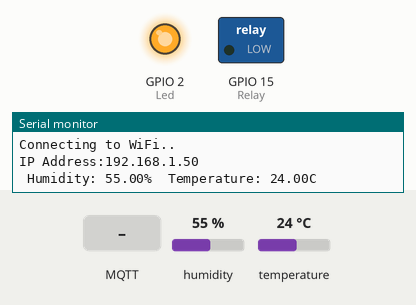
Recording of a sketch running on a simulated ESP32. Shown: switched loads named in the sketch (green lamp = pin HIGH), output pins drawn as LEDs (lit = HIGH), the last lines printed to the serial monitor. The test bench sets the inputs (shaded band); at power-on: humidity 55 %, temperature 24 °C. WiFi joins after 1.5 s; servers stay silent unless stated; no MQTT or app messages arrive unless stated.

Above: at 2.7 s.
2.8 s: MQTT message "on" arrives on the first subscribed topic
At 3.1 s:
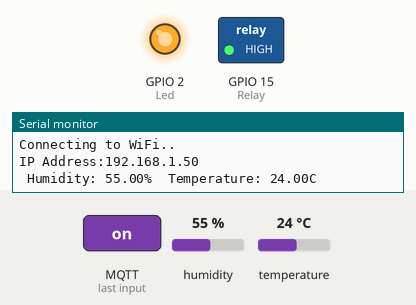
4.3 s: MQTT message "off" arrives on the first subscribed topic
At 5.5 s:
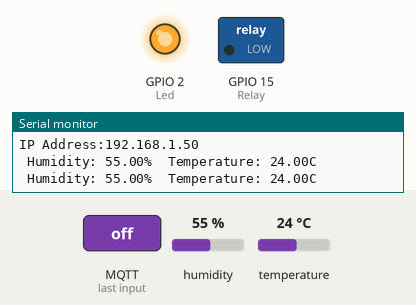
Timing chart, 0 to 7.3 s (numbered marks = the images above; inputs shaded):
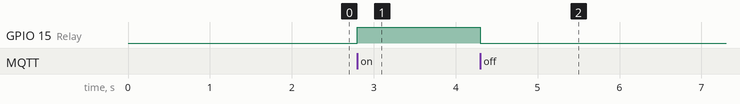

Measured:
- after the input at 2.8 s, GPIO 15 (Relay): LOW → HIGH at once
- after the input at 4.3 s, GPIO 15 (Relay): HIGH → LOW at once

The sketch:

MQTT_DHT.ino
```cpp
#include <DHT.h>
#include <WiFi.h>
#include <PubSubClient.h>
#include <SPI.h>


//Sensor
#define DHTPIN 4
#define DHTTYPE DHT11
DHT dht(DHTPIN, DHTTYPE);

//DHT
unsigned long previousMillisDHT = 0;
const long intervalDHT = 2000;

//Led
int Led = 2;
int Relay = 15;

//Wifi
const char* ssid = "valkov";
const char* password = "08884584";

//MQTT
IPAddress mqtt_server (192, 168, 0, 101);

WiFiClient espClient;
PubSubClient client(espClient);

#define mqttTemp1 "home/temp1"
#define mqttHum1 "home/hum1"


void setup()
{
  pinMode(Led, OUTPUT);
  pinMode(Relay, OUTPUT);
  digitalWrite(Led, HIGH);

  Serial.begin(115200);
  dht.begin();
  WiFi.begin(ssid, password);

  client.setCallback(mqttCallback);

  while (WiFi.status() != WL_CONNECTED)
  {
    delay(500);
    Serial.println("Connecting to WiFi..");
  }

  Serial.print("IP Address:");
  Serial.println(WiFi.localIP());

  client.setServer(mqtt_server, 1883);
  client.connect("Client");

  client.subscribe("home/top");
}

void reconnect() {
  int counter = 0;
  while (!client.connected()) {
    if (counter==5){
      ESP.restart();
    }
    counter+=1;
    Serial.print("Attempting MQTT connection...");


    if (client.connect("client")) {
      Serial.println("connected");
    } else {
      Serial.print("failed, rc=");
      Serial.print(client.state());

    }
  }
}


void mqttCallback(char* topic, byte* message, unsigned int length)
{
  String messageL;
  for ( int i=0; i < length; i++) {
    messageL += (char)message[i];
  }
  if (String(topic) == "home/top") {
    if(messageL == "on") {
      digitalWrite(Relay, HIGH);
    }
    else if(messageL == "off"){
      digitalWrite(Relay, LOW);
    }
  }
}


void loop()
{
   if (!client.connected()){
    reconnect();
  }

  float h = dht.readHumidity();
  float t = dht.readTemperature();
  unsigned long currentMillisDHT = millis();

  if (currentMillisDHT - previousMillisDHT >= intervalDHT)
{
  previousMillisDHT = currentMillisDHT;
  if (isnan(h) || isnan(t))
  {
    Serial.println(F("sorry bratme"));
    return;
  }

  Serial.print(F(" Humidity: "));
  Serial.print(h);
  Serial.print(F("%  Temperature: "));
  Serial.print(t);
  Serial.println(F("C "));

  client.publish(mqttTemp1, String(t).c_str());
  client.publish(mqttHum1, String(h).c_str());
}
client.loop();
}
```
